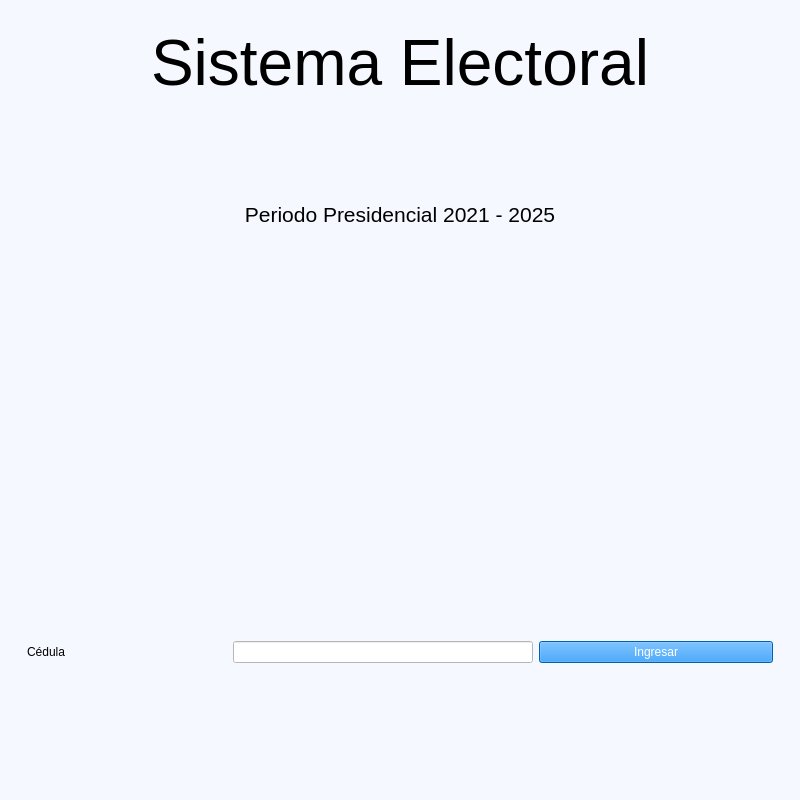
<?xml version="1.0" encoding="UTF-8"?>
<ui version="4.0">
 <class>Identificacion</class>
 <widget class="QMainWindow" name="Identificacion">
  <property name="windowModality">
   <enum>Qt::WindowModal</enum>
  </property>
  <property name="geometry">
   <rect>
    <x>0</x>
    <y>0</y>
    <width>800</width>
    <height>800</height>
   </rect>
  </property>
  <property name="minimumSize">
   <size>
    <width>800</width>
    <height>800</height>
   </size>
  </property>
  <property name="windowTitle">
   <string>Identificacion</string>
  </property>
  <property name="windowIcon">
   <iconset resource="Recursos.qrc">
    <normaloff>:/new/Candidatos/Recursos/300px-Flag_of_Ecuador_(1900–2009).svg.png</normaloff>:/new/Candidatos/Recursos/300px-Flag_of_Ecuador_(1900–2009).svg.png</iconset>
  </property>
  <property name="styleSheet">
   <string notr="true">background-color: rgb(245, 248, 255);</string>
  </property>
  <widget class="QWidget" name="centralwidget">
   <layout class="QVBoxLayout" name="verticalLayout_2">
    <item>
     <widget class="QWidget" name="widget_3" native="true">
      <layout class="QVBoxLayout" name="verticalLayout">
       <item>
        <widget class="QWidget" name="widget" native="true">
         <layout class="QHBoxLayout" name="horizontalLayout">
          <item>
           <widget class="QLabel" name="outSistema">
            <property name="minimumSize">
             <size>
              <width>0</width>
              <height>50</height>
             </size>
            </property>
            <property name="styleSheet">
             <string notr="true">font: 26pt &quot;Lucida Sans&quot;;</string>
            </property>
            <property name="text">
             <string>&lt;html&gt;&lt;head/&gt;&lt;body&gt;&lt;p align=&quot;center&quot;&gt;&lt;span style=&quot; font-size:48pt;&quot;&gt;Sistema Electoral&lt;/span&gt;&lt;/p&gt;&lt;/body&gt;&lt;/html&gt;</string>
            </property>
            <property name="textFormat">
             <enum>Qt::AutoText</enum>
            </property>
            <property name="scaledContents">
             <bool>false</bool>
            </property>
            <property name="wordWrap">
             <bool>false</bool>
            </property>
           </widget>
          </item>
         </layout>
        </widget>
       </item>
       <item>
        <spacer name="verticalSpacer_2">
         <property name="orientation">
          <enum>Qt::Vertical</enum>
         </property>
         <property name="sizeType">
          <enum>QSizePolicy::Fixed</enum>
         </property>
         <property name="sizeHint" stdset="0">
          <size>
           <width>20</width>
           <height>40</height>
          </size>
         </property>
        </spacer>
       </item>
       <item>
        <widget class="QWidget" name="widget_2" native="true">
         <layout class="QHBoxLayout" name="horizontalLayout_6">
          <item>
           <widget class="QLabel" name="outPer">
            <property name="minimumSize">
             <size>
              <width>500</width>
              <height>100</height>
             </size>
            </property>
            <property name="styleSheet">
             <string notr="true">border-color: rgb(0, 85, 255);</string>
            </property>
            <property name="text">
             <string>&lt;html&gt;&lt;head/&gt;&lt;body&gt;&lt;p align=&quot;center&quot;&gt;&lt;span style=&quot; font-size:16pt;&quot;&gt;Periodo Presidencial 2021 - 2025&lt;/span&gt;&lt;/p&gt;&lt;/body&gt;&lt;/html&gt;</string>
            </property>
           </widget>
          </item>
         </layout>
        </widget>
       </item>
       <item>
        <spacer name="verticalSpacer">
         <property name="orientation">
          <enum>Qt::Vertical</enum>
         </property>
         <property name="sizeType">
          <enum>QSizePolicy::Minimum</enum>
         </property>
         <property name="sizeHint" stdset="0">
          <size>
           <width>20</width>
           <height>40</height>
          </size>
         </property>
        </spacer>
       </item>
       <item>
        <widget class="QWidget" name="widget_7" native="true">
         <property name="minimumSize">
          <size>
           <width>500</width>
           <height>200</height>
          </size>
         </property>
         <property name="styleSheet">
          <string notr="true">image: url(:/new/Candidatos/Recursos/cne-ecuador.jpg);</string>
         </property>
        </widget>
       </item>
      </layout>
     </widget>
    </item>
    <item>
     <widget class="QWidget" name="widget_6" native="true">
      <property name="maximumSize">
       <size>
        <width>16777215</width>
        <height>300</height>
       </size>
      </property>
      <property name="autoFillBackground">
       <bool>false</bool>
      </property>
      <property name="styleSheet">
       <string notr="true"/>
      </property>
      <layout class="QHBoxLayout" name="horizontalLayout_3">
       <item>
        <widget class="QWidget" name="widget_4" native="true">
         <property name="styleSheet">
          <string notr="true"/>
         </property>
         <layout class="QHBoxLayout" name="horizontalLayout_7">
          <item>
           <widget class="QLabel" name="outCedula">
            <property name="maximumSize">
             <size>
              <width>200</width>
              <height>16777215</height>
             </size>
            </property>
            <property name="styleSheet">
             <string notr="true">font: 18pt &quot;Microsoft YaHei&quot;;</string>
            </property>
            <property name="text">
             <string>Cédula</string>
            </property>
           </widget>
          </item>
          <item>
           <widget class="QLineEdit" name="inCedula">
            <property name="maximumSize">
             <size>
              <width>300</width>
              <height>16777215</height>
             </size>
            </property>
            <property name="styleSheet">
             <string notr="true">background-color: rgb(255, 255, 255);</string>
            </property>
            <property name="maxLength">
             <number>10</number>
            </property>
           </widget>
          </item>
          <item>
           <widget class="QPushButton" name="Ingresar">
            <property name="maximumSize">
             <size>
              <width>400</width>
              <height>16777215</height>
             </size>
            </property>
            <property name="styleSheet">
             <string notr="true">color: rgb(255, 255, 255);
background-color: rgb(5, 132, 244);</string>
            </property>
            <property name="text">
             <string>Ingresar</string>
            </property>
           </widget>
          </item>
         </layout>
        </widget>
       </item>
      </layout>
     </widget>
    </item>
   </layout>
  </widget>
  <widget class="QMenuBar" name="menubar">
   <property name="geometry">
    <rect>
     <x>0</x>
     <y>0</y>
     <width>800</width>
     <height>20</height>
    </rect>
   </property>
  </widget>
  <widget class="QStatusBar" name="statusbar"/>
 </widget>
 <resources>
  <include location="Recursos.qrc"/>
 </resources>
 <connections/>
</ui>
